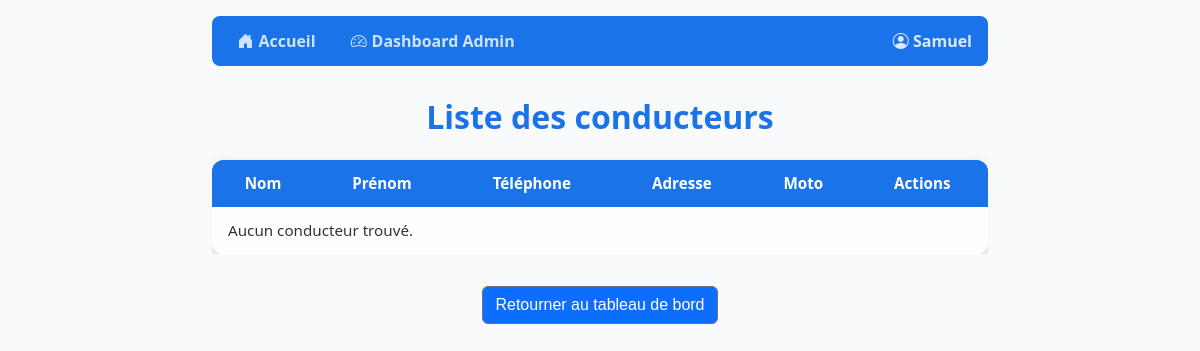
The page /conducteurs/ (signed in) on the database as committed earlier.
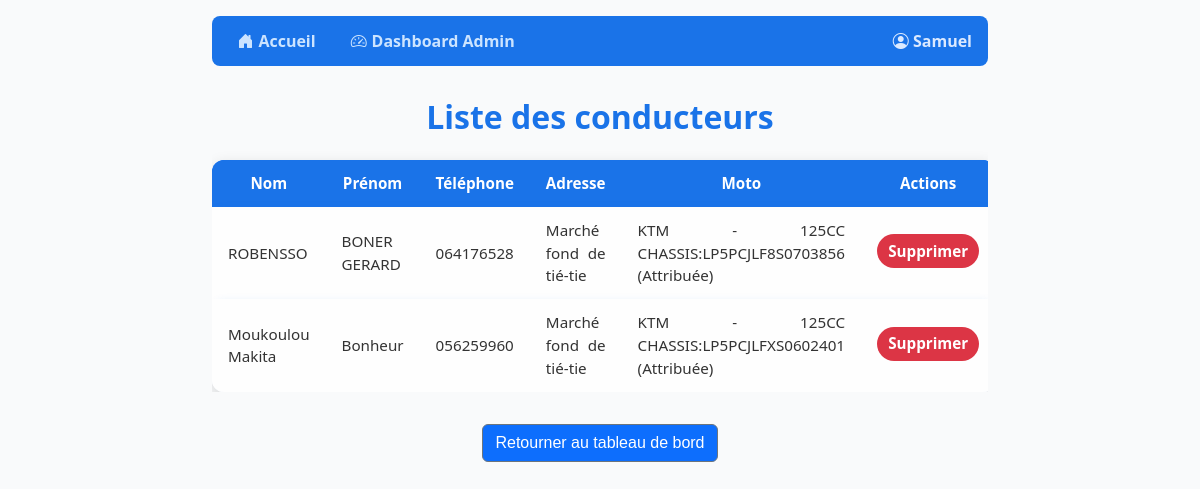
The same page on the database as committed later.
### gestion/models.py (models this page shows, shortened)
class User(AbstractUser):
    ROLE_CHOICES = (
        ('admin', 'Administrateur'),
        ('conducteur', 'Conducteur'),
    )
    role = models.CharField(max_length=20, choices=ROLE_CHOICES, default='conducteur')

class Conducteur(models.Model):
    user = models.OneToOneField(settings.AUTH_USER_MODEL, on_delete=models.CASCADE)
    adresse = models.CharField(max_length=255)
    telephone = models.CharField(max_length=20)
    moto = models.OneToOneField(Moto, on_delete=models.SET_NULL, null=True, blank=True)

class Moto(models.Model):
    STATUT_CHOICES = (
        ('disponible', 'Disponible'),
        ('attribuee', 'Attribuée'),
        ('reparation', 'En réparation'),
    )
    nom = models.CharField(max_length=100)
    matricule = models.CharField(max_length=50, unique=True)
    statut = models.CharField(max_length=20, choices=STATUT_CHOICES, default='disponible')
    def __str__(self):
        return f"{self.nom} - {self.matricule} ({self.get_statut_display()})"

### gestion/views.py (the view)
# urls.py: path("conducteurs/", views.liste_conducteurs, name="liste_conducteurs"),
@login_required
def liste_conducteurs(request):
    if request.user.role != "admin":
        messages.error(request, "Accès refusé")
        return redirect("dashboard")  # redirige si pas admin
    conducteurs = Conducteur.objects.all()
    return render(request, "conducteurs/liste.html", {"conducteurs": conducteurs})

### gestion/templates/conducteurs/liste.html (shortened to what this page needs)
{% extends "base.html" %}
{% block content %}
<div class="table-container">
    <h2 style="text-align:center; margin-bottom: 1.5rem;">Liste des conducteurs</h2>
    <table>
        <thead>
            <tr>
                <th>Nom</th>
                <th>Prénom</th>
                <th>Téléphone</th>
                <th>Adresse</th>
                <th>Moto</th>
                <th>Actions</th>
            </tr>
        </thead>
        <tbody>
        {% for c in conducteurs %}
            <tr>
                <td data-label="Nom">{{ c.user.first_name }}</td>
                <td data-label="Prénom">{{ c.user.last_name }}</td>
                <td data-label="Téléphone">{{ c.telephone }}</td>
                <td data-label="Adresse">{{ c.adresse }}</td>
                <td data-label="Moto">{{ c.moto|default:"Aucune" }}</td>
                <td data-label="Actions">
                    <a href="{% url 'supprimer_conducteur' c.id %}"
                       onclick="return doubleConfirm(event, '{{ c.user.get_full_name }}');">
                        Supprimer
                    </a>
                </td>
            </tr>
        {% empty %}
            <tr><td colspan="6">Aucun conducteur trouvé.</td></tr>
        {% endfor %}
        </tbody>
    </table>
</div>
<div style="text-align:center;">
    <a href="{% url 'admin_dashboard' %}" class="btn btn-secondary" style="text-decoration: none; background-color:#0d6efd; color: white;font-family:'Franklin Gothic Medium', 'Arial Narrow', Arial, sans-serif;">Retourner au tableau de bord</a>
</div>
{% endblock %}

### gestion/templates/base.html (shortened to what this page needs)
<!DOCTYPE html>
<html lang="fr">
<head>
    <link href="https://cdn.jsdelivr.net/npm/bootstrap@5.3.3/dist/css/bootstrap.min.css" rel="stylesheet">
    <link href="https://cdn.jsdelivr.net/npm/bootstrap-icons@1.10.5/font/bootstrap-icons.css" rel="stylesheet">
</head>
<body>
    <div class="container">
        {% if user.is_authenticated %}
        <nav>
            <ul>
                <li><a href="{% url 'home' %}"><i class="bi bi-house-door-fill"></i> Accueil</a></li>
                {% if user.role == "admin" %}
                    <li><a href="{% url 'admin_dashboard' %}"><i class="bi bi-speedometer2"></i> Dashboard Admin</a></li>
                {% elif user.role == "conducteur" %}
                    <li><a href="{% url 'conducteur_dashboard' %}"><i class="bi bi-person-badge-fill"></i> Mon Pointage</a></li>
                {% endif %}
                <li class="ms-auto"><strong><i class="bi bi-person-circle"></i> {{ user.username }}</strong></li>
            </ul>
        </nav>
        {% endif %}
        {% block content %}{% endblock %}
    </div>
</body>
</html>

### gestion/templates/base.html (style rules this page uses)
body { font-family: 'Segoe UI', Tahoma, Geneva, Verdana, sans-serif; background-color: #f9fafb; margin: 0; padding: 1rem; min-height: 100vh; color: #222; text-align: justify; }
.container { max-width: 800px; margin: 0 auto; }
nav ul { list-style: none; padding: 0; margin-bottom: 2rem; display: flex; gap: 1rem; flex-wrap: wrap; align-items: center; background: #1a73e8; border-radius: 8px; padding: 0.5rem 1rem; }
nav ul li { margin: 0; color: white; font-weight: 600; }
nav ul li a { text-decoration: none; font-weight: 700; color: #cce4ff; padding: 0.3rem 0.6rem; border-radius: 6px; transition: background-color 0.3s ease; display: inline-flex; align-items: center; gap: 0.3rem; }
nav ul li.ms-auto { margin-left: auto; color: #dbe9ff; }
h2 { font-weight: 700; color: #1a73e8; margin-bottom: 1.5rem; text-align: center; }
table { width: 100%; border-collapse: separate; border-spacing: 0 0.75rem; box-shadow: 0 4px 15px rgba(26,115,232,0.15); background: white; border-radius: 12px; overflow: hidden; font-size: 0.95rem; }
thead tr { background-color: #1a73e8; color: white; text-align: center; font-weight: 700; border-radius: 12px; }
thead th { padding: 0.75rem 1rem; }
tbody tr { background: #fefefe; box-shadow: 0 2px 8px rgba(26,115,232,0.1); border-radius: 12px; transition: background-color 0.3s ease; }
tbody td { padding: 0.75rem 1rem; text-align: justify; vertical-align: middle; font-weight: 500; color: #333; }

### gestion/templates/conducteurs/liste.html (style rules this page uses)
.table-container { overflow-x: auto; width: 100%; max-width: 1200px; margin: 2rem auto; }
table { width: 100%; border-collapse: separate; border-spacing: 0; border-radius: 12px; overflow: hidden; box-shadow: 0 5px 15px rgba(0,0,0,0.15); background: rgba(255,255,255,0.95); }
thead { background: #0d6efd; color: white; font-weight: 600; }
td, th { padding: 0.8rem 1rem; text-align: center; vertical-align: middle; }
td[data-label="Actions"] a { display: inline-block; padding: 0.35rem 0.7rem; border-radius: 20px; font-weight: 600; margin-bottom: 0.2rem; transition: transform 0.2s, box-shadow 0.2s; color: white !important; background-color: #dc3545; text-decoration: none; }

Rows that differ between the two databases and show on the page:
added Conducteur: user.first_name "ROBENSSO", user.last_name "BONER GERARD", telephone "064176528", adresse "Marché fond de tié-tie", moto "KTM - 125CC CHASSIS:LP5PCJLF8S0703856 (Attribuée)"
added Conducteur: user.first_name "Moukoulou Makita", user.last_name "Bonheur", telephone "056259960", adresse "Marché fond de tié-tie", moto "KTM - 125CC CHASSIS:LP5PCJLFXS0602401 (Attribuée)"
Other text that changed with them:
text no longer shown: "Aucun conducteur trouvé."
